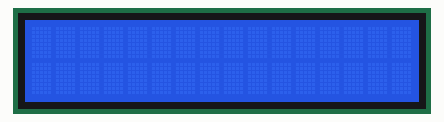
Recording of a sketch running on a simulated Arduino Uno, built with avr-gcc and run on an emulated ATmega328P. Parts: 16×2 character LCD.

Above: at 0.1 s.
At 0.6 s:
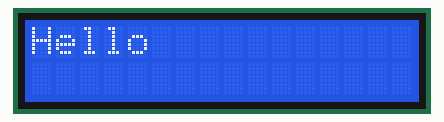

Measured:
- what the display in image 1 shows lasts 0.5 s, from 0.6 s to 1.1 s

The sketch:

lcd.ino
```cpp
#include <LiquidCrystal.h>

#define RS_PIN 12
#define EN_PIN 11
#define D4_PIN 5
#define D5_PIN 4
#define D6_PIN 3
#define D7_PIN 2

LiquidCrystal lcd(RS_PIN, EN_PIN, D4_PIN, D5_PIN, D6_PIN, D7_PIN);

void setup()
{
  lcd.begin(16, 2); // columns, rows
  lcd.print("Hello");
}

void loop()
{
  lcd.noDisplay();
  delay(500);
  lcd.display();
  delay(500);
}
```
